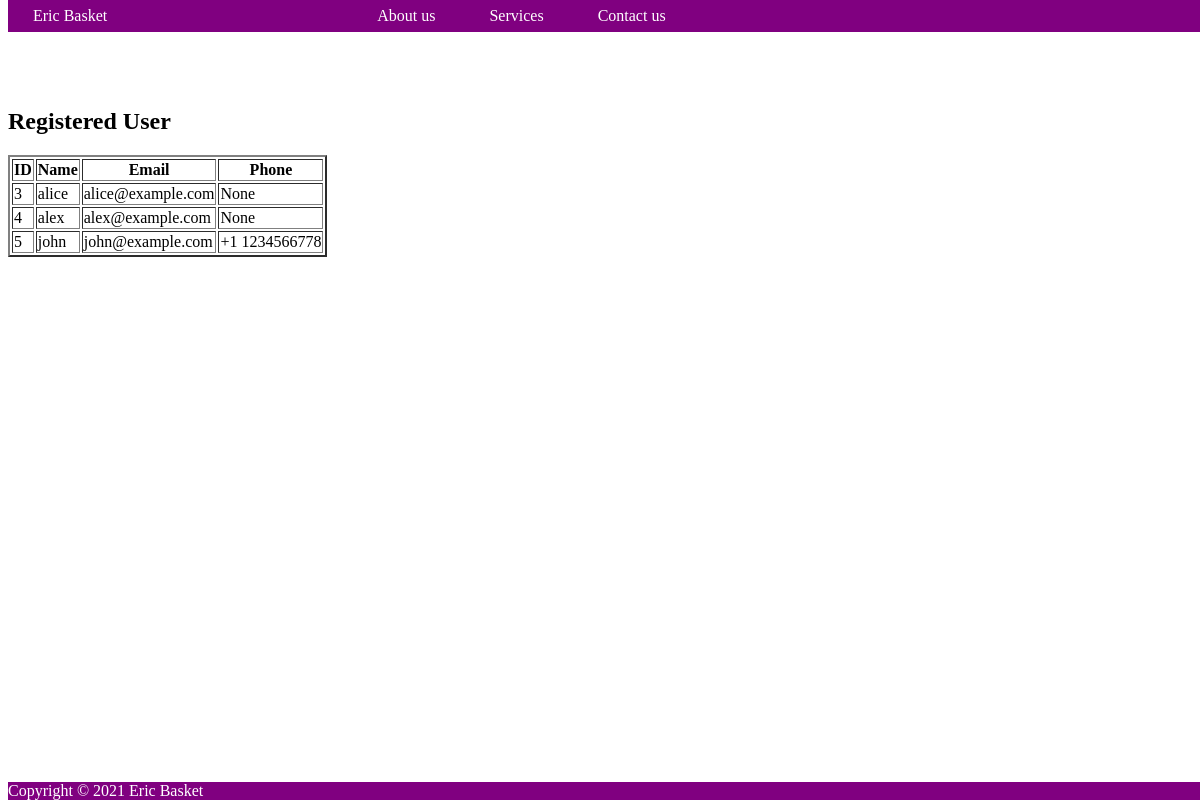
The page /userlist (signed in) on the database as committed earlier.
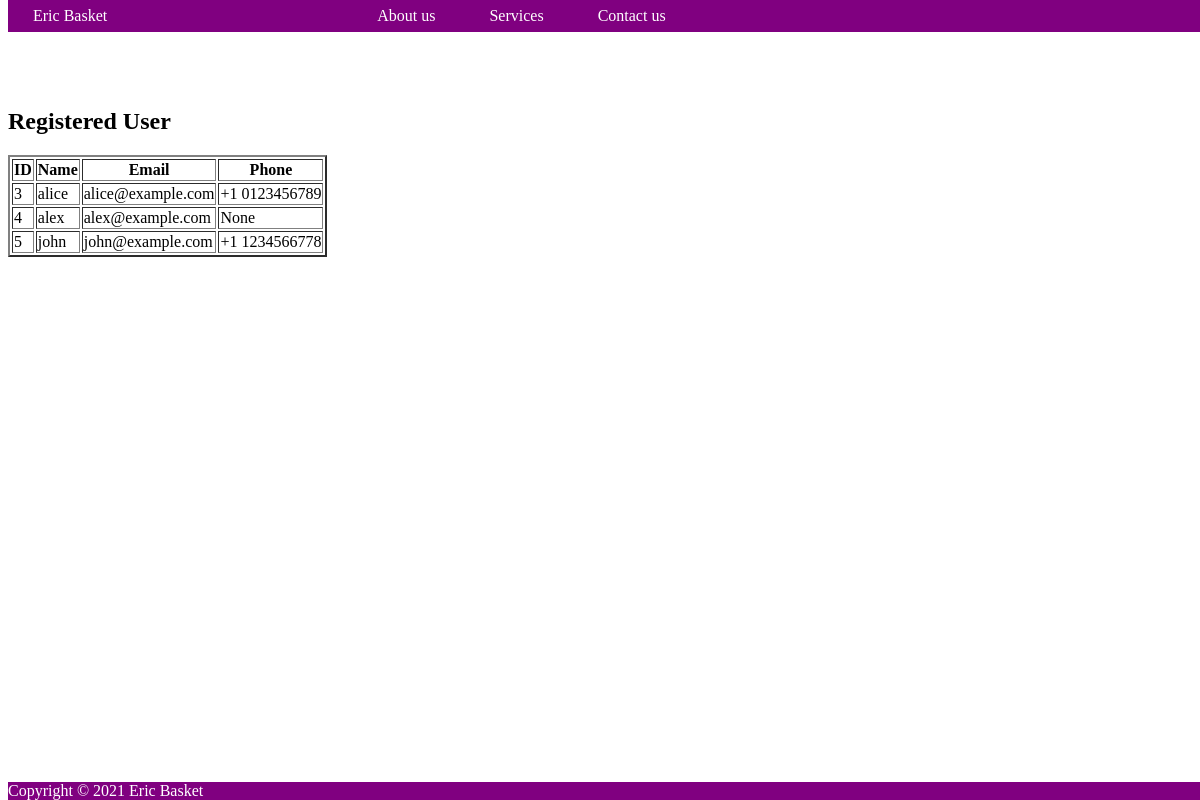
The same page on the database as committed later.
### project_app1/models.py (models this page shows, shortened)
class RegisteredUser(models.Model):
    name = models.CharField(max_length=100)
    emailid = models.CharField(max_length=100)
    phoneNum = models.CharField(blank=True, null=True, max_length=20)
    password = models.CharField(max_length=30)

### project_app1/views.py (the view)
# urls.py: path("userlist", views.UserListView.as_view(), name="userlist"),
class UserListView(ListView):
    model = RegisteredUser
    template_name = "user_data.html"
    context_object_name = "alldata"

### project_app1/templates/user_data.html (shortened to what this page needs)
{% extends 'base.html' %}
    {% block content %}
    <h2>Registered User</h2>
    {% if request.user.is_superuser or request.user.is_staff%}
            <table border="2">
                <tr>
                    <th>ID</th>
                    <th>Name</th>
                    <th>Email</th>
                    <th>Phone</th>
                </tr>
                {% for user in alldata %}
                    <tr>
                        <td>{{ user.id }}</td>
                        <td>{{ user.name }}</td>
                        <td>{{ user.emailid }}</td>
                        <td>{{ user.phoneNum }}</td>
                    </tr>
                {% endfor %}
            </table>
        {% endif %}
    {% endblock content %}

Rows that differ between the two databases and show on the page:
changed RegisteredUser "alice": phoneNum "None" → "+1 0123456789"
